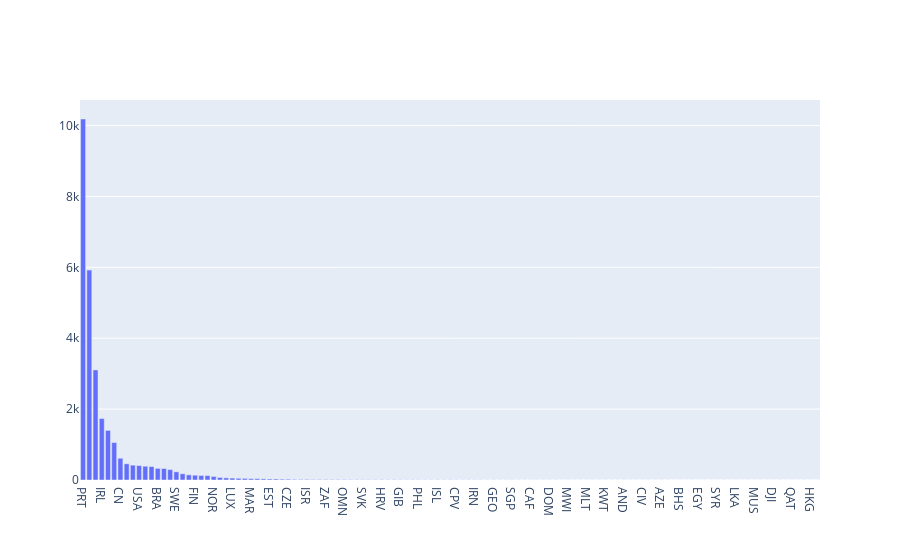

Notebook code cell kept with this figure:
### Code cell
iplot([x])

### Figure 1 — Plotly figure (JSON) as saved in the notebook; plotly's stock layout.template omitted (floating-point values rounded to 4 significant figures)
{"data": [{"type": "bar", "x": ["PRT", "GBR", "ESP", "IRL", "FRA", "DEU", "CN", "NLD", 0, "USA", "BEL", "ITA", "BRA", "CHE", "POL", "SWE", "AUT", "ROU", "FIN", "RUS", "CHN", "NOR", "AUS", "DNK", "LUX", "ARG", "LTU", "MAR", "HUN", "IND", "EST", "LVA", "UKR", "CZE", "AGO", "TUR", "ISR", "CHL", "NZL", "ZAF", "TWN", "COL", "OMN", "MYS", "SVN", "SVK", "PRI", "JPN", "HRV", "GRC", "NGA", "GIB", "DZA", "SRB", "PHL", "CYP", "THA", "ISL", "MEX", "KOR", "CPV", "BGR", "JAM", "IRN", "URY", "CUB", "GEO", "SUR", "BLR", "SGP", "KAZ", "MOZ", "CAF", "LBN", "IDN", "DOM", "ARE", "CMR", "MWI", "ZWE", "JOR", "MLT", "ECU", "CRI", "KWT", "ARM", "MDV", "AND", "VEN", "VNM", "CIV", "ALB", "PAK", "AZE", "BWA", "MKD", "BHS", "BDI", "UGA", "EGY", "NPL", "TGO", "SYR", "ZMB", "UZB", "LKA", "COM", "SAU", "MUS", "MDG", "PLW", "DJI", "MAC", "PER", "QAT", "SMR", "CYM", "HKG", "BIH"], "y": [10184, 5922, 3105, 1734, 1399, 1057, 614, 458, 419, 407, 389, 379, 329, 323, 294, 231, 176, 145, 135, 128, 125, 100, 72, 60, 54, 48, 45, 39, 38, 33, 29, 29, 23, 23, 17, 16, 16, 14, 14, 13, 12, 12, 11, 10, 10, 9, 9, 9, 9, 8, 8, 7, 7, 7, 7, 6, 6, 6, 6, 6, 5, 5, 5, 5, 5, 4, 4, 4, 4, 4, 4, 3, 3, 3, 3, 3, 3, 2, 2, 2, 2, 2, 2, 2, 2, 2, 2, 2, 2, 2, 2, 2, 2, 2, 1, 1, 1, 1, 1, 1, 1, 1, 1, 1, 1, 1, 1, 1, 1, 1, 1, 1, 1, 1, 1, 1, 1, 1, 1]}], "layout": {}}
